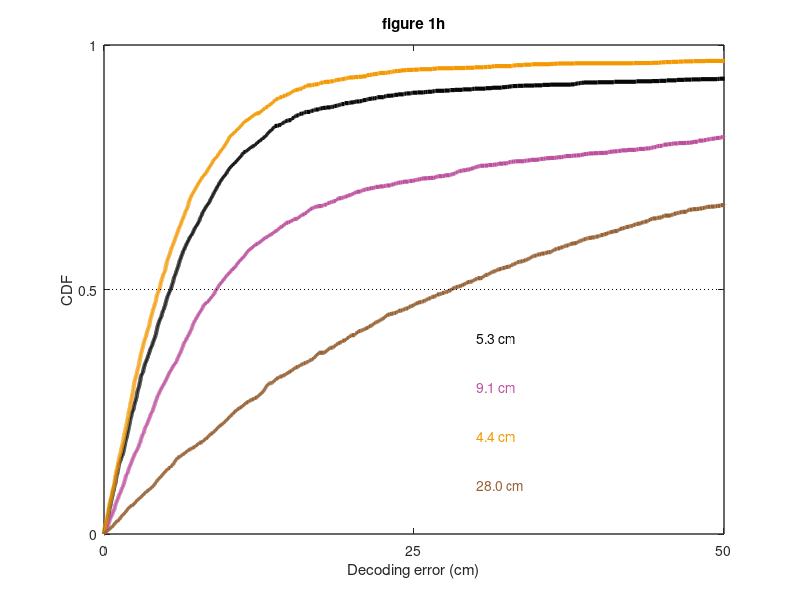

Write the MATLAB code that produced this figure.
clear; clc;
warning('off');

%% load data
addpath('../Utilities');
if ~exist('Figure1h_results_data.mat','file')
    load('Figure1h_source_data.mat');

    %% Figure 1h decoding
    deme = 'vb'; recom = false;
    vidx = find(Speed>0.05);

    rtim = Timestamps(vidx);
    rpos = normalize(Position(vidx),1,'range');

    fparaw = zscore(fparw(vidx,:),[],2);
    fpadsk = zscore(fpadk(vidx,:),[],2);
    fpares = zscore(fpars(vidx,:),[],2);
    fparesN = zscore(fparsN(vidx,:),[],2);

    mnames={'raw data','despiked data','residual','normalized residual'};

    icdx = 1:128;

    %% all data
    trackLen = 290; OB=cell(0);
    OB{1} = zscore(fparaw(:,icdx));
    OB{2} = zscore(fpadsk(:,icdx));
    OB{3} = zscore(fpares(:,icdx));
    OB{4} = zscore(fparesN(:,icdx));

    % OLE
    runlist = 1:length(OB);
    for im=runlist
        obs = OB{im};
        % Generate basis...
        [basis,Xrbf] = get1Dbasis('vonmises',75,rpos*2*pi,100);

        pvec = linspace(0,2*pi,trackLen/2); % circular phase 
        [~,dbasis] = get1Dbasis('vonmises',basis.n,pvec,basis.s);

        % Cross-validated predictions
        mcvp.cv = getCVidx(size(obs,1),10); f=[];
        for it=1:mcvp.cv.nfoldcv
            if strcmp(deme,'ls')
                % least squared estimation  training
                w = obs(mcvp.cv.tr{it},:) \ Xrbf(mcvp.cv.tr{it},:);
            elseif strcmp(deme,'vb')
                % Variational Bayes training
                w = zeros(0);
                for j=1:size(Xrbf(mcvp.cv.tr{it},:),2)
                    [w(:,j),V,~,~,~,~,~,~] = ...
                        VB_ARD_linear_regression(obs(mcvp.cv.tr{it},:), Xrbf(mcvp.cv.tr{it},j));
                end
            end
            % testing
            f(mcvp.cv.ts{it},:) = obs(mcvp.cv.ts{it},:) * (w*dbasis');
        end

        % Plotting and error calcs... 
        f = zscore(f,[],2);
        idx = 1:size(f,1);
        [~,maxpost] = max(f,[],2);
        DecodedPos(:,2*(im-1)+1) = trackLen*rpos(idx);
        DecodedPos(:,2*(im-1)+2) = trackLen*maxpost/length(pvec);

        % Circular error...
        errp = circ_dist(     rpos(idx)*2*pi, maxpost/length(pvec)*2*pi)*trackLen/(2*pi);
        errm = circ_dist(2*pi-rpos(idx)*2*pi, maxpost/length(pvec)*2*pi)*trackLen/(2*pi);
        % Save results
        errpAll(:,im) = errp;
        errmAll(:,im) = errm;
        % non-directional error
        [err_nd_All(:,im),mini] = (min([abs(errmAll(:,im)) abs(errpAll(:,im))]'));
        pos_hat(:,im) = maxpost'/length(pvec)*2*pi;
    end

    % Median error in cm with s.e.
    for im=runlist
        bootstat = bootstrp(500,'median',abs(err_nd_All(:,im)));
        median_error(im,:) = [mean(bootstat),std(bootstat)];
    end
    rpos = rpos*trackLen;
    pos_hat = round(pos_hat*trackLen/(2*pi));
    save('Figure1h_results_data.mat','trackLen','rpos','pos_hat','mnames','err_nd_All','median_error');
end

%% Figure 1h
load('Figure1h_results_data.mat')

col = {[7,7,7]./255;
       [188,80,157]./255;
       [243,152,0]./255;
       [149,97,52]./255};
   
figure('Color','white');
for ih = 1:4
    h(:,1) = cdfplot(err_nd_All(:,ih)); hold on;
    set(h(:,1), 'LineStyle', '-', 'LineWidth',3, 'Color', col{ih});
    text(30,0.5-ih*0.1,sprintf('%.1f cm',median_error(ih,1)),'Color',col{ih});
end
title('figure 1h'); grid off;  xlim([0,50]);
plot([0,50],[0.5,0.5],'k:');
xlabel('Decoding error (cm)'); ylabel('CDF');
yticks([0,0.5,1]); xticks([0,25,50]);
set(gca,'LineWidth',1);

savefig(gcf,'Figure1h','compact')